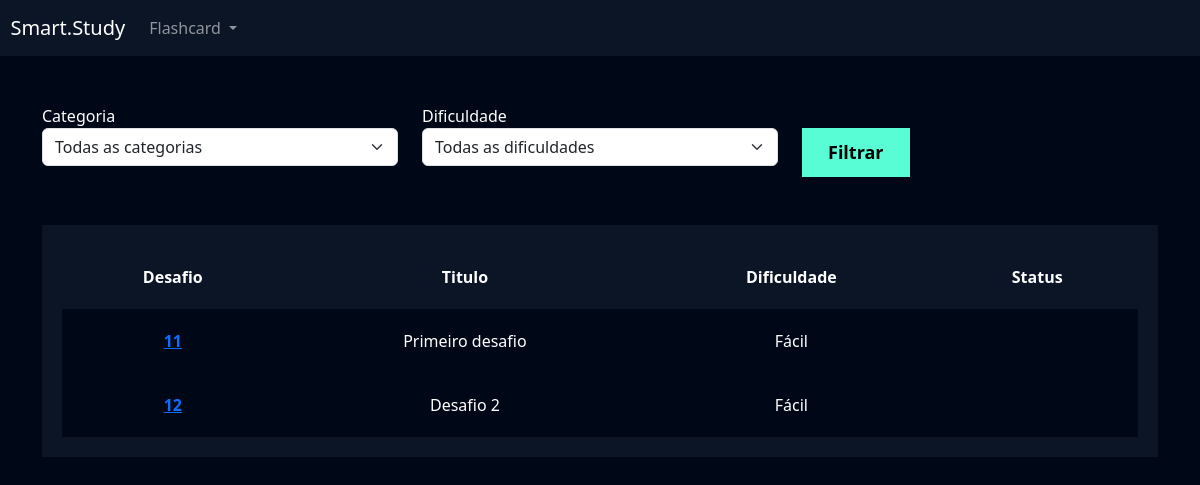
Page /flashcard/listar_desafio/ (signed in) on the committed database.
### flashcard/models.py (models this page shows, shortened)
class Desafio(models.Model):
    user = models.ForeignKey(User, on_delete=models.DO_NOTHING)
    titulo = models.CharField(max_length=100)
    categoria = models.ManyToManyField(Categoria)
    quantidade_perguntas = models.IntegerField()
    dificuldade = models.CharField(
        max_length=1, choices=Flashcard.DIFICULDADE_CHOICES
    )
    flashcards = models.ManyToManyField(FlashcardDesafio)

### flashcard/views.py (the view)
# urls.py: path('listar_desafio/', views.listar_desafio, name='listar_desafio'),
def listar_desafio(request):
    desafios = Desafio.objects.filter(user=request.user)
    return render( request, 'listar_desafio.html', { 'desafios': desafios,},)

### flashcard/templates/listar_desafio.html (shortened to what this page needs)
{% extends "base.html" %}
{% load static %}
{% block 'cabecalho' %}
    <link href="{% static 'usuarios/css/cadastro.css' %}" rel="stylesheet">
    <link href="{% static 'flashcard/css/novo_flashcard.css' %}" rel="stylesheet">
    <link href="{% static 'flashcard/css/iniciar_desafio.css' %}" rel="stylesheet">
    <link href="{% static 'flashcard/css/desafio.css' %}" rel="stylesheet">
    <link href='https://unpkg.com/boxicons@2.1.4/css/boxicons.min.css' rel='stylesheet'>
{% endblock 'cabecalho' %}
{% block 'conteudo' %}
    {% include "partials/header.html" %}
    <div class="container">
        <br>
        <br>
        <div class="row">
            <div class="col-md">
                <form action="" method="GET">
                <label for="">Categoria</label>
                <select name="categoria" id="" class="form-select">
                    <option value="">Todas as categorias</option>
                </select>
            </div>
            <div class="col-md">
                <label for="">Dificuldade</label>
                <select name="dificuldade" id="" class="form-select">
                    <option value="">Todas as dificuldades</option>
                </select>
            </div>
            <div class="col-md">
                <br>
                <input type="submit" value="Filtrar" class="btn-cadastro">
            </div>
        </div>
        <br>
        <br>
        <div class="box-listar">
            <table>
                <thead>
                  <tr>
                    <th scope="col">Desafio</th>
                    <th scope="col">Titulo</th>
                    <th scope="col">Dificuldade</th>
                    <th scope="col">Status</th>
                  </tr>
                </thead>
                <tbody>
                    {% for desafio in desafios %}
                        <tr class="linha">
                            <th><a href="{% url 'desafio' desafio.id %}">{{desafio.id}}</a></th>
                            <td>{{desafio.titulo}}</td>
                            <td>{{desafio.get_dificuldade_display}}</td>
                            <td>{{desafio.status}}</td>
                        </tr>
                  {% endfor %}
                </tbody>
              </table>
        </div>
    </div>
{% endblock 'conteudo' %}

### templates/static/geral/css/base.css (style rules this page uses)
:root { --main-color: #0b1526; --dark-color: #000716; --secondary-dark-color: rgb(15, 2, 26); --light-color: #00c1f3; --contrast-color: #f4c96b; --differential-color: #58fcd5; }
body { background-color: var(--dark-color) !important; color: white !important; }

### templates/static/usuarios/css/cadastro.css (style rules this page uses)
* { margin: 0; padding: 0; }
.btn-cadastro { padding: 10px; background-color: #58fcd5; border: none; border: 1px solid #58fcd5; font-size: 18px; font-weight: bold; padding-left: 25px; padding-right: 25px; }

### templates/static/flashcard/css/desafio.css (style rules this page uses)
.box-listar { background-color: #0b1526; padding: 20px; }
table { width: 100%; padding: 20px; text-align: center; }
.linha { height: 40px; background-color: var(--dark-color); padding: 20px; }
td, th { padding: 20px; }
tr { background-color: var(--main-color); }

### rows in the picture
Desafio: id "11", titulo "Primeiro desafio", dificuldade "Fácil"
Desafio: id "12", titulo "Desafio 2", dificuldade "Fácil"
